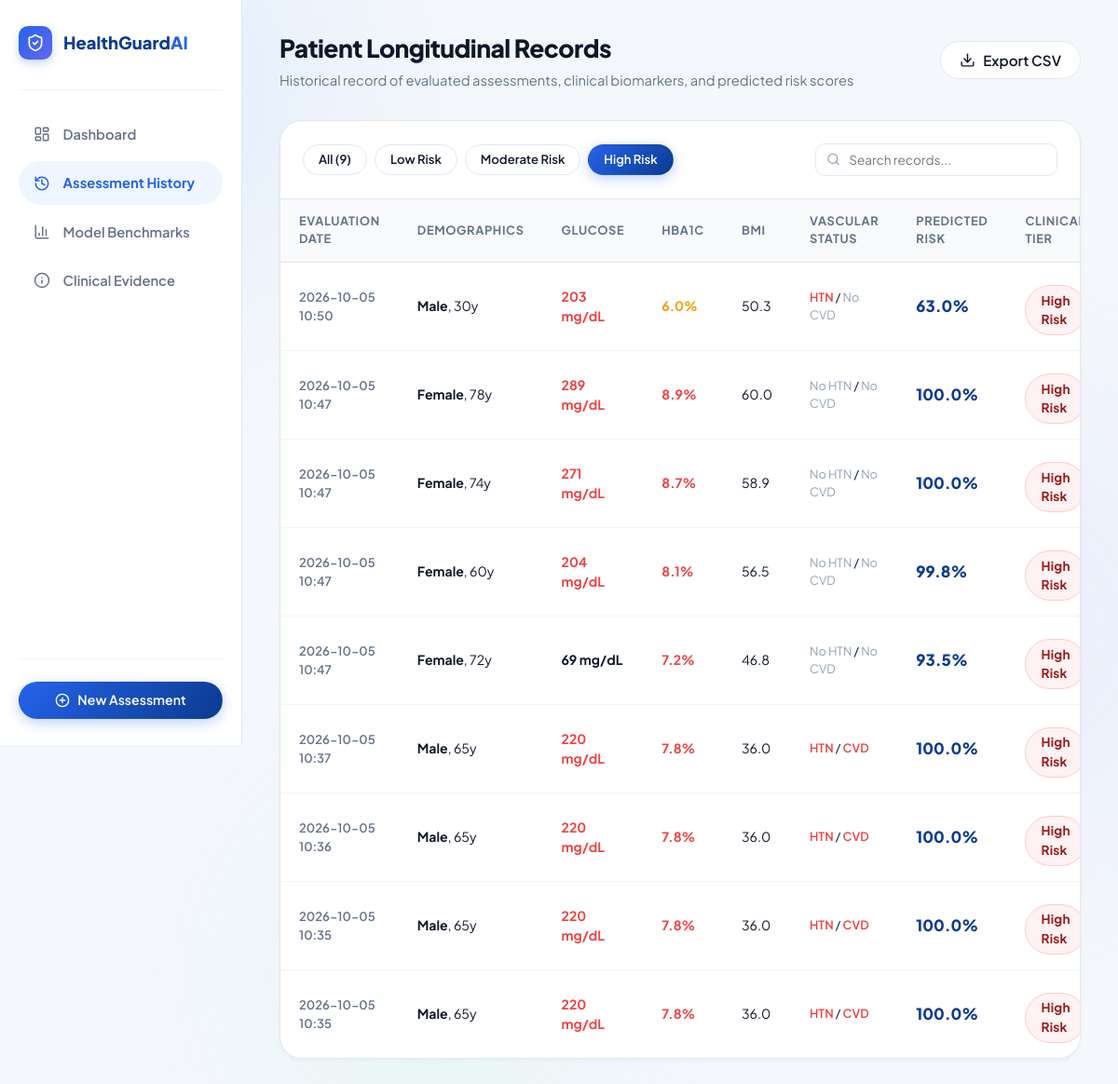
Page /history?risk=High (signed in) on the committed database.
### tables this page shows
CREATE TABLE predictions (
        id INTEGER PRIMARY KEY AUTOINCREMENT,
        user_id INTEGER NOT NULL,
        gender TEXT NOT NULL,
        age REAL NOT NULL,
        hypertension INTEGER NOT NULL,
        heart_disease INTEGER NOT NULL,
        smoking_history TEXT NOT NULL,
        bmi REAL NOT NULL,
        hba1c_level REAL NOT NULL,
        blood_glucose_level REAL NOT NULL,
        risk_probability REAL NOT NULL,
        risk_level TEXT NOT NULL,
        top_factors TEXT NOT NULL,
        created_at TIMESTAMP DEFAULT CURRENT_TIMESTAMP,
        FOREIGN KEY (user_id) REFERENCES users (id)
    );

### app.py (the view)
@app.route('/history')
@login_required
def history():
    db = get_db()
    risk_filter = request.args.get('risk', '').strip().capitalize()
    query = "SELECT * FROM predictions WHERE user_id = ?"
    params = [current_user.id]
    if risk_filter in ['Low', 'Moderate', 'High']:
        query += " AND risk_level = ?"
        params.append(risk_filter)
    query += " ORDER BY created_at DESC"
    rows = db.execute(query, params).fetchall()
    predictions = [dict(row) for row in rows]
    return render_template(
        'history.html',
        predictions=predictions,
        current_filter=risk_filter,
        total_count=len(predictions)
    )

### app.py (called while the page is built)
def get_db():
    db = getattr(g, '_database', None)
    if db is None:
        db = g._database = sqlite3.connect(DATABASE)
        db.row_factory = sqlite3.Row
    return db

@app.teardown_appcontext
def close_connection(exception):
    db = getattr(g, '_database', None)
    if db is not None:
        db.close()

@login_manager.user_loader
def load_user(user_id):
    return User.get_by_id(user_id)

    @staticmethod
    def get_by_id(user_id):
        db = get_db()
        row = db.execute("SELECT id, name, email, password_hash FROM users WHERE id = ?", (user_id,)).fetchone()
        if row:
            return User(row['id'], row['name'], row['email'], row['password_hash'])
        return None

### templates/history.html (shortened to what this page needs)
{% extends 'base.html' %}
{% block content %}
<div class="app-layout">
  <aside class="app-sidebar" aria-label="Sidebar Navigation">
    <div>
      <div class="sidebar-brand">
        <div class="brand-icon-box">
          <i data-lucide="shield-check" style="width: 20px; height: 20px;"></i>
        </div>
        <span style="font-weight: 800; font-size: 1.15rem; color: var(--primarydark);">HealthGuard<span style="color: var(--primary);">AI</span></span>
      </div>
      <ul class="sidebar-nav">
        <li>
          <a href="{{ url_for('dashboard') }}" class="nav-item-link">
            <i data-lucide="layout-dashboard" style="width: 18px; height: 18px;"></i>
            <span>Dashboard</span>
          </a>
        </li>
        <li>
          <a href="{{ url_for('history') }}" class="nav-item-link active">
            <i data-lucide="history" style="width: 18px; height: 18px;"></i>
            <span>Assessment History</span>
          </a>
        </li>
        <li>
          <a href="{{ url_for('results') }}" class="nav-item-link">
            <i data-lucide="bar-chart-3" style="width: 18px; height: 18px;"></i>
            <span>Model Benchmarks</span>
          </a>
        </li>
        <li>
          <a href="{{ url_for('about') }}" class="nav-item-link">
            <i data-lucide="info" style="width: 18px; height: 18px;"></i>
            <span>Clinical Evidence</span>
          </a>
        </li>
      </ul>
    </div>
    <div class="sidebar-footer">
      <a href="{{ url_for('dashboard') }}" class="btn-pill btn-primary btn-full" style="font-size: 0.88rem; padding: 0.65rem 1rem;">
        <i data-lucide="plus-circle" style="width: 16px; height: 16px;"></i>
        <span>New Assessment</span>
      </a>
    </div>
  </aside>
  <main class="dashboard-main">
    <header class="dashboard-topbar">
      <div>
        <h1 class="greeting-title">Patient Longitudinal Records</h1>
        <p class="greeting-sub">Historical record of evaluated assessments, clinical biomarkers, and predicted risk scores</p>
      </div>
      <div class="topbar-actions">
        <a href="{{ url_for('export_history_csv') }}" class="btn-pill btn-secondary" style="padding: 0.6rem 1.25rem;">
          <i data-lucide="download" style="width: 17px; height: 17px;"></i>
          <span>Export CSV</span>
        </a>
      </div>
    </header>
    <div class="data-table-card">
      <div class="table-header-controls" style="flex-wrap: wrap; gap: 1rem;">
        <div class="filter-pills-row">
          <a href="{{ url_for('history') }}"
             class="btn-pill {% if not current_filter %}btn-primary{% else %}btn-secondary{% endif %}"
             style="padding: 0.45rem 1rem; font-size: 0.82rem;">All ({{ total_count }})</a>
          <a href="{{ url_for('history', risk='Low') }}"
             class="btn-pill {% if current_filter == 'Low' %}btn-primary{% else %}btn-secondary{% endif %}"
             style="padding: 0.45rem 1rem; font-size: 0.82rem;">Low Risk</a>
          <a href="{{ url_for('history', risk='Moderate') }}"
             class="btn-pill {% if current_filter == 'Moderate' %}btn-primary{% else %}btn-secondary{% endif %}"
             style="padding: 0.45rem 1rem; font-size: 0.82rem;">Moderate Risk</a>
          <a href="{{ url_for('history', risk='High') }}"
             class="btn-pill {% if current_filter == 'High' %}btn-primary{% else %}btn-secondary{% endif %}"
             style="padding: 0.45rem 1rem; font-size: 0.82rem;">High Risk</a>
        </div>
        <div style="position: relative; width: 260px;">
          <input type="text" id="tableSearchInput" onkeyup="filterHistoryTable()"
                 placeholder="Search records..." class="form-input" style="padding: 0.5rem 1rem 0.5rem 2.2rem; font-size: 0.85rem;">
          <span style="position: absolute; left: 0.75rem; top: 50%; transform: translateY(-50%); color: var(--textlight); display: flex;">
            <i data-lucide="search" style="width: 15px; height: 15px;"></i>
          </span>
        </div>
      </div>
      <div class="table-responsive">
        <table class="custom-table" id="historyTable">
          <thead>
            <tr>
              <th>Evaluation Date</th>
              <th>Demographics</th>
              <th>Glucose</th>
              <th>HbA1c</th>
              <th>BMI</th>
              <th>Vascular Status</th>
              <th>Predicted Risk</th>
              <th>Clinical Tier</th>
            </tr>
          </thead>
          <tbody>
            {% if predictions %}
              {% for p in predictions %}
              <tr>
                <td style="font-weight: 600; color: var(--textmuted); font-size: 0.82rem;">
                  {{ p.created_at[:16] }}
                </td>
                <td>
                  <strong>{{ p.gender }}</strong>, {{ p.age|round(0)|int }}y
                </td>
                <td>
                  <span style="font-weight: 700; color: {% if p.blood_glucose_level >= 140 %}var(--danger){% else %}var(--text){% endif %};">
                    {{ p.blood_glucose_level|round(0)|int }} mg/dL
                  </span>
                </td>
                <td>
                  <span style="font-weight: 700; color: {% if p.hba1c_level >= 6.5 %}var(--danger){% elif p.hba1c_level >= 5.7 %}var(--warning){% else %}var(--text){% endif %};">
                    {{ p.hba1c_level }}%
                  </span>
                </td>
                <td>
                  {{ p.bmi|round(1) }}
                </td>
                <td style="font-size: 0.80rem;">
                  {% if p.hypertension == 1 %}<span style="color: var(--danger); font-weight: 600;">HTN</span>{% else %}<span style="color: var(--textlight);">No HTN</span>{% endif %} /
                  {% if p.heart_disease == 1 %}<span style="color: var(--danger); font-weight: 600;">CVD</span>{% else %}<span style="color: var(--textlight);">No CVD</span>{% endif %}
                </td>
                <td>
                  <span style="font-size: 1.05rem; font-weight: 800; color: var(--primarydark);">
                    {{ p.risk_probability }}%
                  </span>
                </td>
                <td>
                  {% if p.risk_level == 'Low' %}
                    <span class="risk-badge risk-badge-low">Low</span>
                  {% elif p.risk_level == 'Moderate' %}
                    <span class="risk-badge risk-badge-moderate">Moderate</span>
                  {% else %}
                    <span class="risk-badge risk-badge-high">High Risk</span>
                  {% endif %}
                </td>
              </tr>
              {% endfor %}
            {% endif %}
          </tbody>
        </table>
      </div>
    </div>
  </main>
</div>
{% endblock %}

### rows in the picture
predictions: created_at "2026-10-05 10:50", gender "Male", age "30", blood_glucose_level "203", hba1c_level "6.0", bmi "50.3", hypertension "HTN", heart_disease "No CVD", risk_probability "63.0", risk_level "High Risk"
predictions: created_at "2026-10-05 10:47", gender "Female", age "78", blood_glucose_level "289", hba1c_level "8.9", bmi "60.0", hypertension "No HTN", heart_disease "No CVD", risk_probability "100.0", risk_level "High Risk"
predictions: created_at "2026-10-05 10:47", gender "Female", age "74", blood_glucose_level "271", hba1c_level "8.7", bmi "58.9", hypertension "No HTN", heart_disease "No CVD", risk_probability "100.0", risk_level "High Risk"
predictions: created_at "2026-10-05 10:47", gender "Female", age "60", blood_glucose_level "204", hba1c_level "8.1", bmi "56.5", hypertension "No HTN", heart_disease "No CVD", risk_probability "99.8", risk_level "High Risk"
predictions: created_at "2026-10-05 10:47", gender "Female", age "72", blood_glucose_level "69", hba1c_level "7.2", bmi "46.8", hypertension "No HTN", heart_disease "No CVD", risk_probability "93.5", risk_level "High Risk"
predictions: created_at "2026-10-05 10:37", gender "Male", age "65", blood_glucose_level "220", hba1c_level "7.8", bmi "36.0", hypertension "HTN", heart_disease "CVD", risk_probability "100.0", risk_level "High Risk"
predictions: created_at "2026-10-05 10:36", gender "Male", age "65", blood_glucose_level "220", hba1c_level "7.8", bmi "36.0", hypertension "HTN", heart_disease "CVD", risk_probability "100.0", risk_level "High Risk"
predictions: created_at "2026-10-05 10:35", gender "Male", age "65", blood_glucose_level "220", hba1c_level "7.8", bmi "36.0", hypertension "HTN", heart_disease "CVD", risk_probability "100.0", risk_level "High Risk"
predictions: created_at "2026-10-05 10:35", gender "Male", age "65", blood_glucose_level "220", hba1c_level "7.8", bmi "36.0", hypertension "HTN", heart_disease "CVD", risk_probability "100.0", risk_level "High Risk"

### other values in the picture
{{ total_count }} "9"
